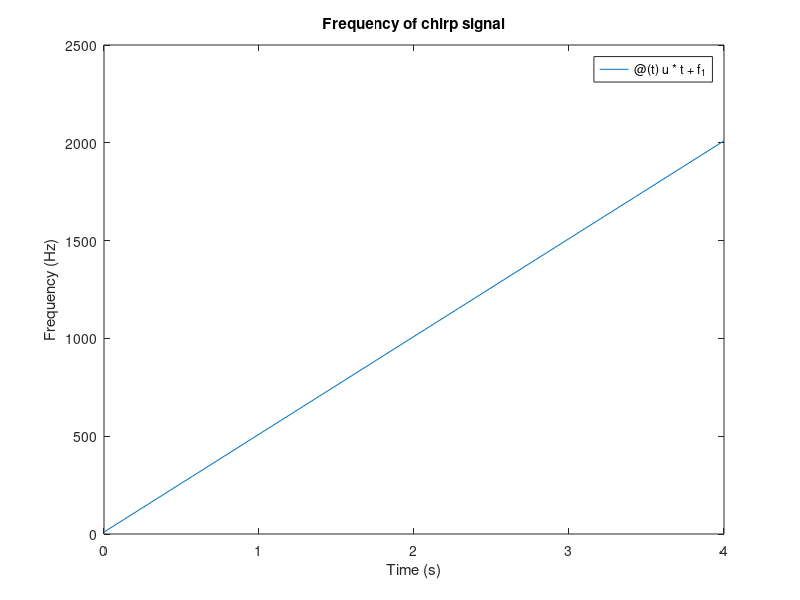

The MATLAB script that drew this image:
%% Clear environment
close all;
clear;
clc;

%% Config
f_1 = 10;   %Hz
u  = 0.5e3; %Hz/seg

%% Compute
se_chirp = @(t) u*t + f_1;

fplot(se_chirp,[0, 4]);
title('Frequency of chirp signal')
xlabel('Time (s)')
ylabel('Frequency (Hz)')
